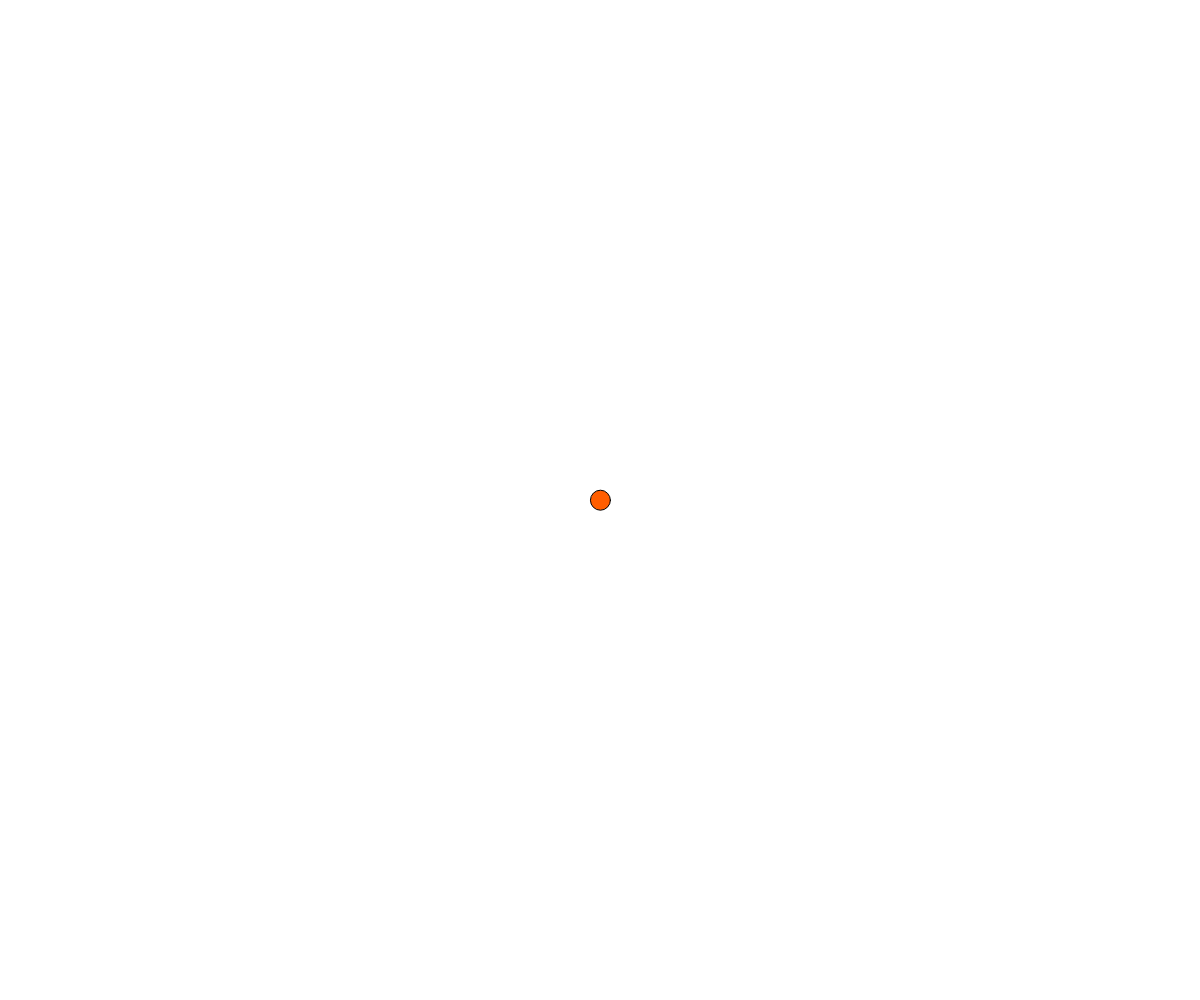
Frame 1 (no input)
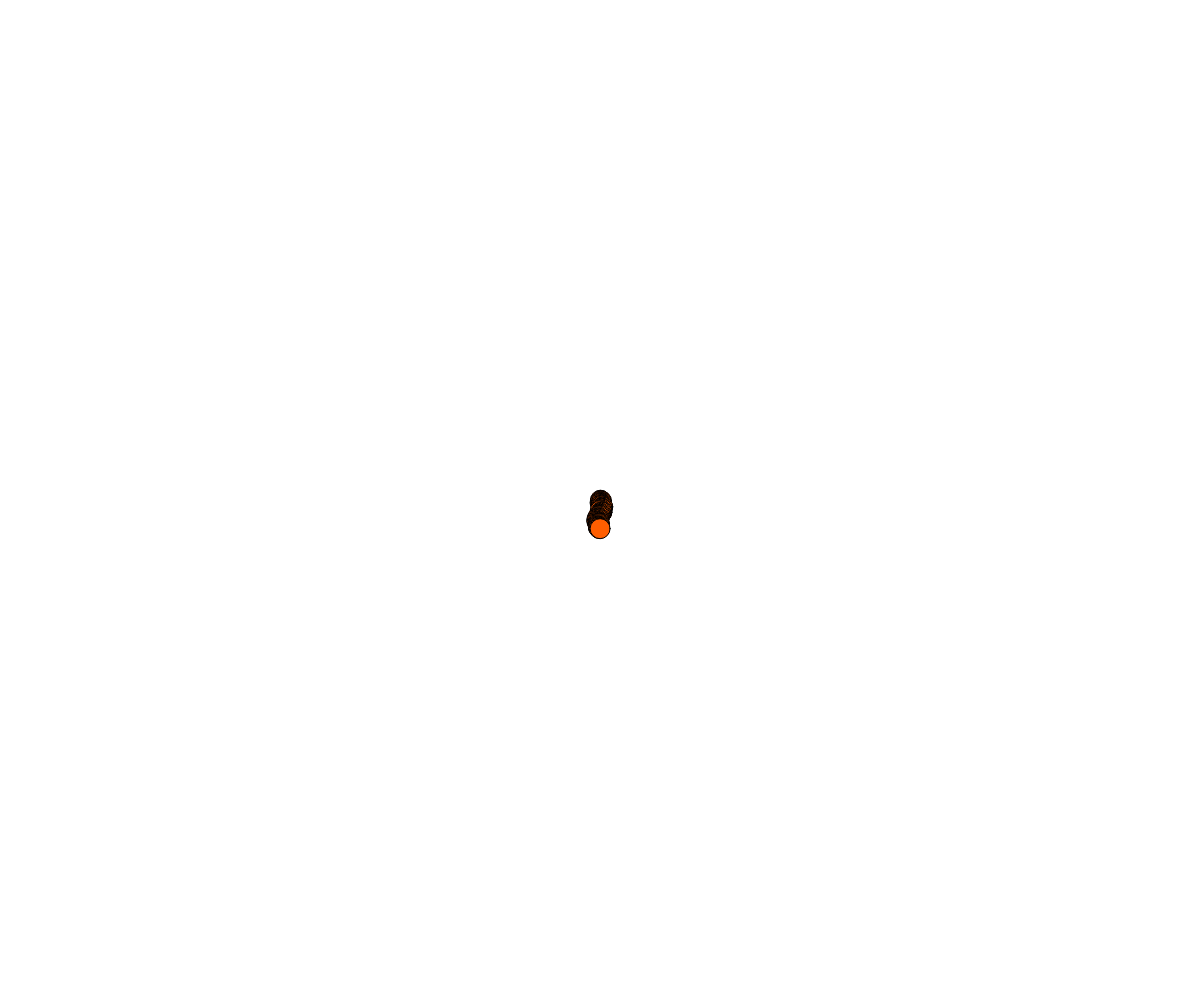
Frame 60 (no input)
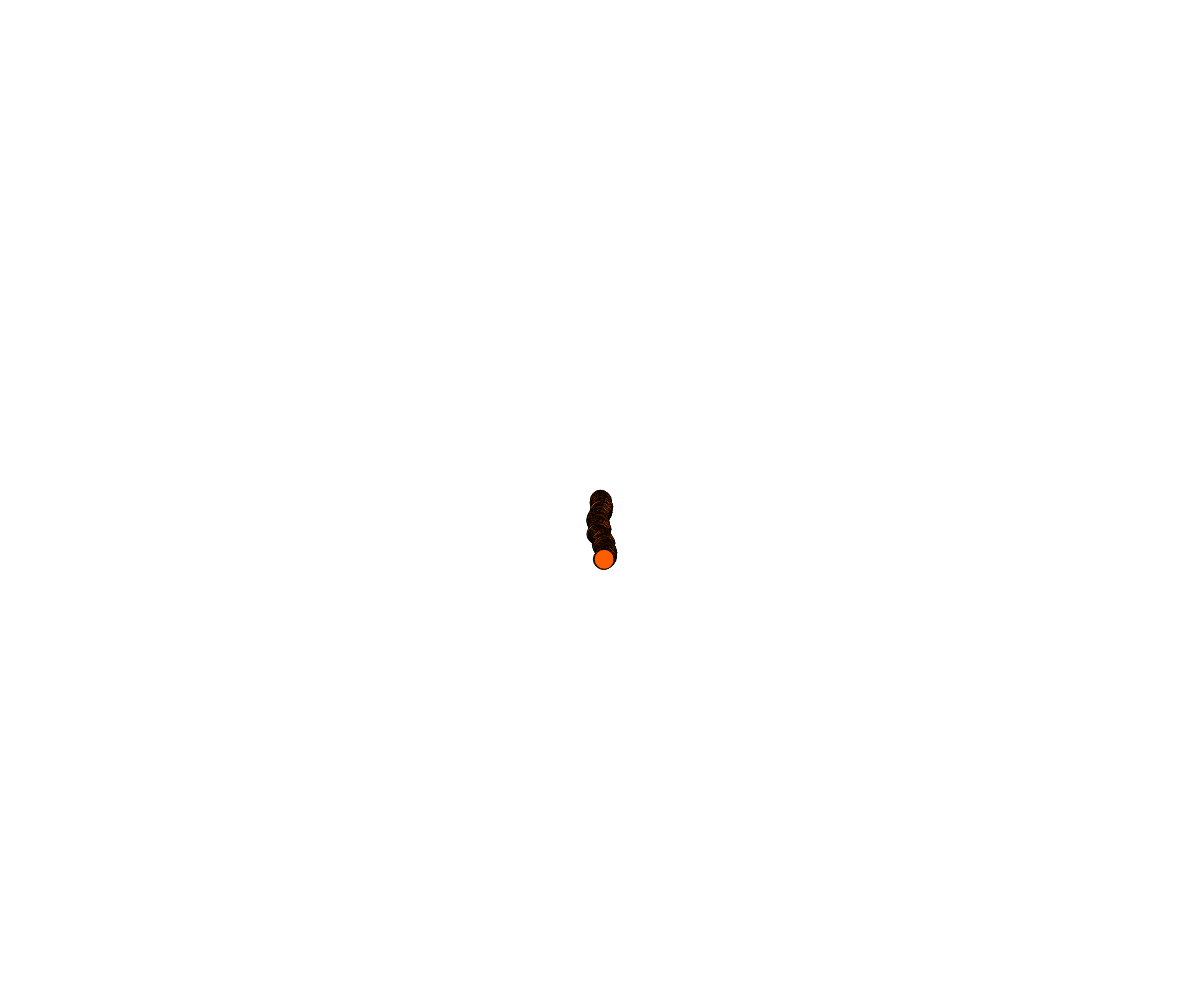
Frame 120 (the mouse pressed at the canvas centre since frame 60)

The p5.js sketch that drew these frames (run headless with seeded random() and noise() and a simulated clock; from frame 60 on, the mouse is pressed at the canvas centre):

// p5.js sketch
// ── sketch.js
let x = 0
let y = 0
let d = 20
let speed = 1
let hue = 22
let opacity = 200
 //弄各种变量

function setup() {
  createCanvas(windowWidth, windowHeight);
  x = width/2
  y = height/2
  colorMode(HSB)
  
}

function draw() {
  x = x + random(-speed, speed)
  y = y + random()
  fill(hue,x,x,opacity)
  circle(x,y,d)
  
}

function drawDrunk(speed,hue,diameter) {
  
} 
//定义函数
//来不及写了，继续专心听，就是将drunk里的参数替换draw里的，然后 draw里改成:"drawDrunk(x,x,x)"
//老师把上面的draw复制进去了
